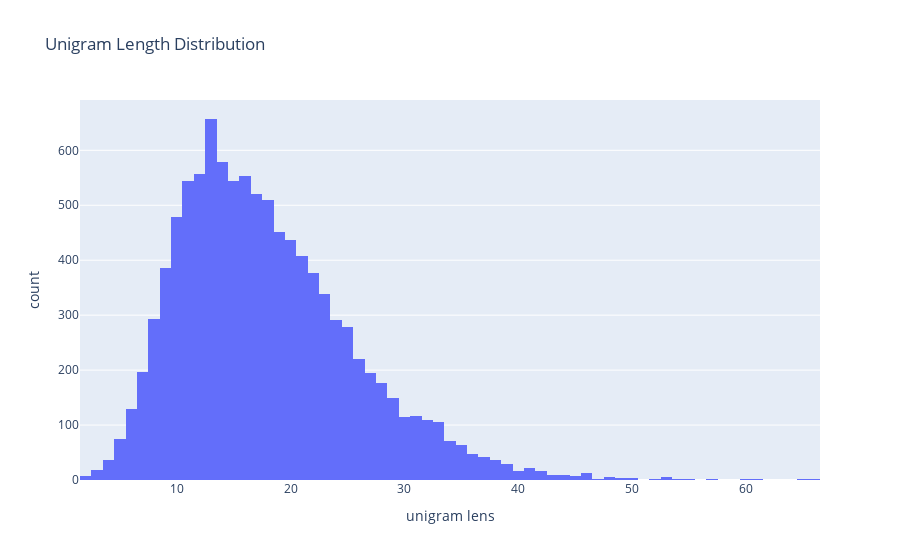

Notebook code for this chart:
### Code cell
px.histogram(unigram_lens, x=unigram_lens.values, labels={"x": "unigram lens"}, title="Unigram Length Distribution")

### Figure 1 — Plotly figure (JSON) as saved in the notebook; plotly's stock layout.template omitted (floating-point values rounded to 4 significant figures; data arrays with more than 128 entries replaced by an {"elided": "..."} marker saying what was removed)
{"data": [{"alignmentgroup": "True", "bingroup": "x", "hovertemplate": "unigram lens=%{x}<br>count=%{y}<extra></extra>", "legendgroup": "", "marker": {"color": "#636efa"}, "name": "", "offsetgroup": "", "orientation": "v", "showlegend": false, "type": "histogram", "x": {"elided": "10268 int values"}, "xaxis": "x", "yaxis": "y"}], "layout": {"barmode": "relative", "legend": {"tracegroupgap": 0}, "title": {"text": "Unigram Length Distribution"}, "xaxis": {"anchor": "y", "domain": [0, 1], "title": {"text": "unigram lens"}}, "yaxis": {"anchor": "x", "domain": [0, 1], "title": {"text": "count"}}}}
